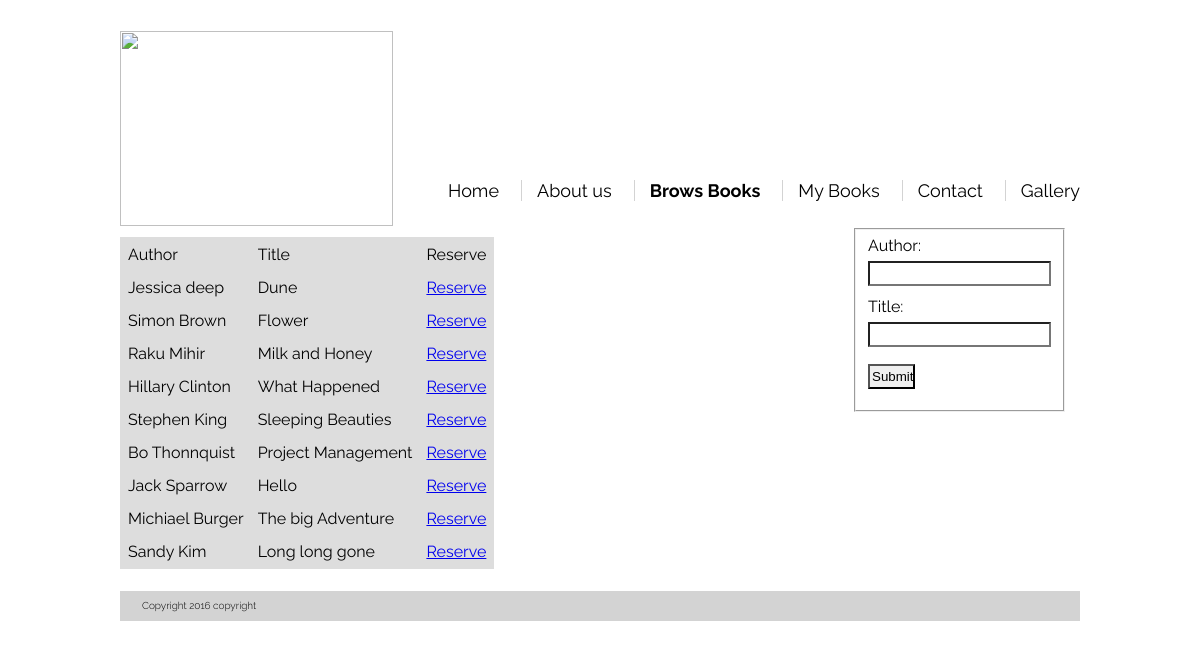
The page /BrowseBooks.php on the database its author committed.
### tables this page shows
CREATE TABLE `booktable` (
  `isbn` int(13) NOT NULL,
  `Title` varchar(50) NOT NULL,
  `Author` varchar(200) NOT NULL,
  `Publishyear` date NOT NULL,
  `numofpages` int(5) DEFAULT NULL,
  `EditionNR` varchar(5) DEFAULT NULL,
  `Publishcompany` varchar(100) NOT NULL,
  `onloan` varchar(10) NOT NULL DEFAULT '0'
);

### config.php (called while the page is built, shortened)
<?php
$url = $_SERVER['REQUEST_URI'];
$strings = explode('/', $url);
$current_page = end($strings);
?>

### BrowseBooks.php (the view, shortened to what this page needs)
<!DOCTYPE html>
<html>
    <head>
        <link href="index.css" type="text/css" rel="stylesheet" />
    </head>
    <body>
        <?php
            include("config.php");
            include("header.php");
        ?>
        <main>
            <div id="pagecontainer">
                <form action="BrowseBooks.php" method="POST" class="form">
			<fieldset>
	         	<label>Author:</label>
		        <input type="text" name="searchauthor">
		        <label>Title:</label>
		        <input type="text" name="searchtitle">
                        <INPUT type="submit" name="submit" value="Submit">
	        </fieldset>
	    </form>
 <?php
@ $db = new mysqli($dbserver, $dbuser, $dbpass, $dbname);
$query = "SELECT isbn, title, author, onloan FROM booktable";
    $stmt = $db->prepare($query);
    $stmt->bind_result($isbn, $title, $author, $onloan);
    $stmt->execute();
    echo '<table bgcolor="#dddddd" cellpadding="6">';
    echo '<tr><b><td>Author</td> <td>Title</td> <td>Reserve</td> </b> </tr>';
    while ($stmt->fetch()) {
        echo "<tr>";
        echo "<td> $author </td><td> $title </td>";
        echo '<td><a href="reserveBook.php?isbn=' . urlencode($isbn) . '"> Reserve </a></td>';
        echo "</tr>";
    }
    echo "</table>";
   ?>
        </div>
        </main>
        <?php include("footer.php");?>
    </body>
</html>

### header.php (shortened to what this page needs)
     <header>
         <img id="logoimg" src="img/logo.png">
             <nav>
                 <ul>
                     <li>
                         <a class="<?php echo ($current_page == 'index.php' || $current_page == '') ? 'active' : NULL ?>" href="index.php">Home</a>
                     </li>
<li>
                         <a class="<?php echo ($current_page == 'AboutUs.php') ? 'active' : NULL ?>" href="AboutUs.php">About us</a>
                     </li>
                     <li>
                         <a class="<?php echo ($current_page == 'BrowseBooks.php') ? 'active' : NULL ?>" href="BrowseBooks.php">Brows Books</a>
                     </li>
<li>
                         <a class="<?php echo ($current_page == 'MyBooks.php') ? 'active' : NULL ?>" href="MyBooks.php">My Books</a>
                     </li>
                     <li>
                         <a class="<?php echo ($current_page == 'contact.php') ? 'active' : NULL ?>" href="contact.php">Contact</a>
                     </li>
                     <li>
                         <a class="<?php echo ($current_page == 'gallery.php') ? 'active' : NULL ?>" href="gallery.php">Gallery</a>
                     </li>
                 </ul>
             </nav>
     </header>

### footer.php (shortened to what this page needs)
<figure>
                <footer>Copyright 2016 copyright </footer>
            </figure>

### index.css (style rules this page uses)
body { font-family: 'Open Sans'; padding: 20px; font-family: 'Raleway', sans-serif; max-width: 960px; margin: 0 auto; position: relative; }
header { overflow: hidden; }
#logoimg { width: 273px; height: 195px; display: block; margin: 11px auto; float: left; }
nav ul, nav ul li { list-style: none; padding: 0; margin: 0; }
nav { padding: 8px 5px; box-sizing: border-box; float: right; padding: 0; margin: 160px 0 0 0; background-color: white; }
nav ul { overflow: hidden; display: flex; justify-content: center; }
nav ul li { float: left; font-size: 18px; }
nav ul li + li { margin-left: 22px; }
nav ul li a { color: black; text-decoration: none; }
nav ul li:not(:first-child) { border-left: 1px solid lightgray; padding-left: 15px; }
.active { font-weight: bold; }
#pagecontainer { margin-bottom: 22px; }
ul { list-style: none; padding: 0; margin:0; }
.form { position: absolute; top: 228px; right: 33px; width: 150px; padding: 0; display: box; margin-bottom: 22px; }
fieldset { float: right; }
input { margin-top: 6px; margin-bottom: 11px; border-radius: 0; box-sizing: border-box; padding: 3px 0 3px 2px; }
figure { margin: 0; padding: 0; line-height: 22px; font-weight: 300; }
footer { width: 100%; background-color: lightgray; font-size: 10px; padding: 4px 0 4px 22px; box-sizing: border-box; }

### rows shown on the page
booktable: Author "Jessica deep", Title "Dune"
booktable: Author "Simon Brown", Title "Flower"
booktable: Author "Raku Mihir", Title "Milk and Honey"
booktable: Author "Hillary Clinton", Title "What Happened"
booktable: Author "Stephen King", Title "Sleeping Beauties"
booktable: Author "Bo Thonnquist", Title "Project Management"
booktable: Author "Jack Sparrow", Title "Hello"
booktable: Author "Michiael Burger", Title "The big Adventure"
booktable: Author "Sandy Kim", Title "Long long gone"
